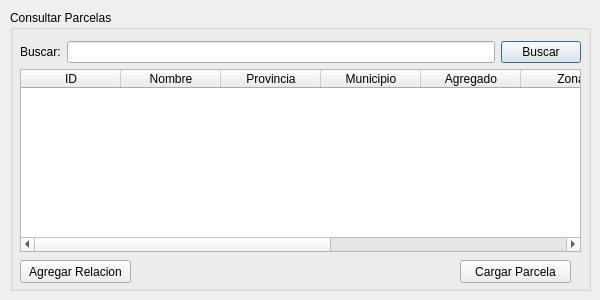
<?xml version="1.0" encoding="UTF-8"?>
<ui version="4.0">
 <class>Dialog</class>
 <widget class="QDialog" name="Dialog">
  <property name="geometry">
   <rect>
    <x>0</x>
    <y>0</y>
    <width>600</width>
    <height>300</height>
   </rect>
  </property>
  <property name="minimumSize">
   <size>
    <width>600</width>
    <height>300</height>
   </size>
  </property>
  <property name="maximumSize">
   <size>
    <width>600</width>
    <height>300</height>
   </size>
  </property>
  <property name="windowTitle">
   <string>Parcelas</string>
  </property>
  <widget class="QGroupBox" name="groupBox">
   <property name="geometry">
    <rect>
     <x>10</x>
     <y>10</y>
     <width>581</width>
     <height>281</height>
    </rect>
   </property>
   <property name="title">
    <string>Consultar Parcelas</string>
   </property>
   <widget class="QWidget" name="gridLayoutWidget">
    <property name="geometry">
     <rect>
      <x>10</x>
      <y>31</y>
      <width>561</width>
      <height>211</height>
     </rect>
    </property>
    <layout class="QGridLayout" name="gridLayout">
     <item row="1" column="1">
      <widget class="QLineEdit" name="lineEdit"/>
     </item>
     <item row="1" column="0">
      <widget class="QLabel" name="label">
       <property name="text">
        <string>Buscar:</string>
       </property>
      </widget>
     </item>
     <item row="1" column="2">
      <widget class="QPushButton" name="btn_buscar">
       <property name="text">
        <string>Buscar</string>
       </property>
      </widget>
     </item>
     <item row="2" column="0" colspan="3">
      <widget class="QTableWidget" name="tableWidget">
       <property name="sizeAdjustPolicy">
        <enum>QAbstractScrollArea::AdjustToContents</enum>
       </property>
       <column>
        <property name="text">
         <string>ID</string>
        </property>
       </column>
       <column>
        <property name="text">
         <string>Nombre</string>
        </property>
       </column>
       <column>
        <property name="text">
         <string>Provincia</string>
        </property>
       </column>
       <column>
        <property name="text">
         <string>Municipio</string>
        </property>
       </column>
       <column>
        <property name="text">
         <string>Agregado</string>
        </property>
       </column>
       <column>
        <property name="text">
         <string>Zona</string>
        </property>
       </column>
       <column>
        <property name="text">
         <string>Poligono</string>
        </property>
       </column>
       <column>
        <property name="text">
         <string>Parcela</string>
        </property>
       </column>
       <column>
        <property name="text">
         <string>Recinto</string>
        </property>
       </column>
      </widget>
     </item>
    </layout>
   </widget>
   <widget class="QPushButton" name="pushButton">
    <property name="geometry">
     <rect>
      <x>450</x>
      <y>250</y>
      <width>111</width>
      <height>23</height>
     </rect>
    </property>
    <property name="text">
     <string>Cargar Parcela</string>
    </property>
   </widget>
   <widget class="QPushButton" name="pushButton_2">
    <property name="geometry">
     <rect>
      <x>10</x>
      <y>250</y>
      <width>111</width>
      <height>23</height>
     </rect>
    </property>
    <property name="text">
     <string>Agregar Relacion</string>
    </property>
   </widget>
  </widget>
 </widget>
 <resources/>
 <connections/>
</ui>
